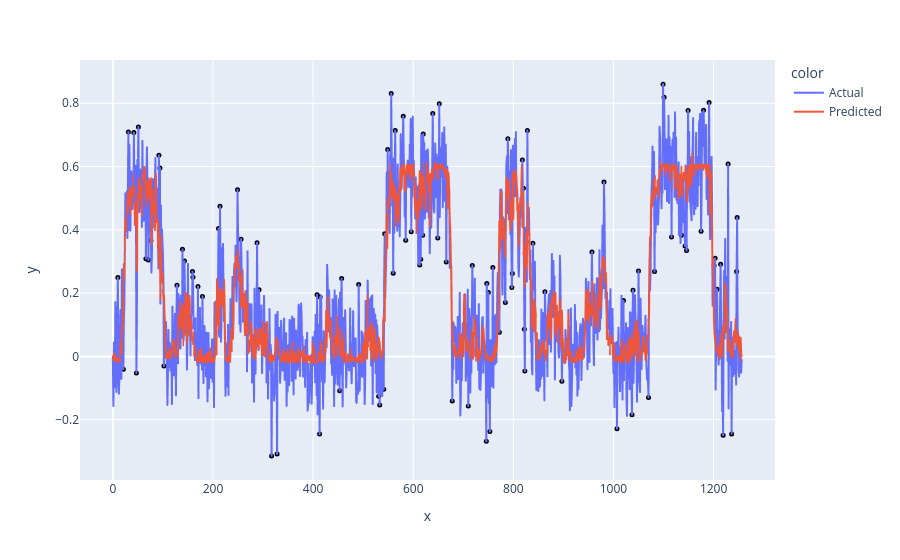

Here is the notebook cell this chart was saved with:
### Code cell
noise = get_noise(X_test, 0.1)
predicted_load_test_noise = model.predict(X_test + noise)
display_prediction(X_test + noise, predicted_load_test_noise, 4,  mean, std, 2)

### Figure 1 — Plotly figure (JSON) as saved in the notebook; plotly's stock layout.template omitted (floating-point values rounded to 4 significant figures; data arrays with more than 128 entries replaced by an {"elided": "..."} marker saying what was removed)
{"data": [{"hovertemplate": "color=Actual<br>x=%{x}<br>y=%{y}<extra></extra>", "legendgroup": "Actual", "line": {"color": "#636efa", "dash": "solid"}, "marker": {"symbol": "circle"}, "mode": "lines", "name": "Actual", "showlegend": true, "type": "scattergl", "x": {"elided": "1257 int values"}, "xaxis": "x", "y": {"elided": "1257 float values"}, "yaxis": "y"}, {"hovertemplate": "color=Predicted<br>x=%{x}<br>y=%{y}<extra></extra>", "legendgroup": "Predicted", "line": {"color": "#EF553B", "dash": "solid"}, "marker": {"symbol": "circle"}, "mode": "lines", "name": "Predicted", "showlegend": true, "type": "scattergl", "x": {"elided": "1257 int values"}, "xaxis": "x", "y": {"elided": "1257 float values"}, "yaxis": "y"}, {"hovertemplate": "x=%{x}<br>y=%{y}<extra></extra>", "legendgroup": "", "marker": {"color": "black", "size": 5, "symbol": "circle"}, "mode": "markers", "name": "", "orientation": "v", "showlegend": false, "type": "scatter", "x": [10, 21, 31, 42, 47, 51, 66, 71, 76, 92, 94, 102, 128, 139, 143, 159, 160, 170, 179, 211, 214, 249, 256, 288, 292, 317, 328, 408, 413, 414, 453, 457, 491, 531, 533, 541, 543, 549, 556, 560, 564, 580, 585, 596, 613, 615, 619, 620, 639, 649, 652, 666, 678, 710, 718, 746, 747, 750, 753, 759, 772, 784, 789, 797, 798, 818, 820, 822, 823, 828, 839, 863, 897, 957, 981, 1007, 1020, 1037, 1039, 1050, 1070, 1082, 1099, 1101, 1116, 1136, 1143, 1146, 1149, 1175, 1180, 1191, 1201, 1203, 1207, 1214, 1219, 1229, 1236, 1246, 1247], "xaxis": "x", "y": [0.2497, -0.04025, 0.7095, 0.7073, -0.05214, 0.725, 0.3086, 0.3044, 0.3654, 0.6355, 0.5951, -0.0305, 0.2253, 0.3384, 0.3012, 0.2685, 0.2505, 0.2211, 0.1897, 0.4043, 0.4747, 0.5264, 0.3705, 0.3594, 0.2105, -0.3142, -0.308, 0.1952, -0.2455, 0.1875, -0.1083, 0.2461, 0.227, -0.1254, -0.1533, -0.1041, 0.3875, 0.654, 0.8311, 0.2629, 0.7136, 0.7591, 0.367, 0.3941, 0.2893, 0.3074, 0.3826, 0.7029, 0.7679, 0.374, 0.7982, 0.2987, -0.1405, -0.1566, 0.2877, -0.2683, 0.2304, 0.2017, -0.2374, 0.2809, 0.07618, 0.1702, 0.6882, 0.2177, 0.2621, 0.6211, 0.5312, 0.08555, -0.04607, 0.714, 0.3575, 0.2047, -0.07867, 0.3297, 0.5509, -0.2282, 0.1765, -0.1841, 0.2095, 0.2704, -0.1294, 0.268, 0.8605, 0.8191, 0.3774, 0.3832, 0.3491, 0.3345, 0.7774, 0.3954, 0.7776, 0.8021, 0.287, 0.31, 0.2122, 0.2912, -0.2491, 0.6084, -0.2448, 0.2685, 0.4389], "yaxis": "y"}], "layout": {"legend": {"title": {"text": "color"}, "tracegroupgap": 0}, "margin": {"t": 60}, "xaxis": {"anchor": "y", "domain": [0, 1], "title": {"text": "x"}}, "yaxis": {"anchor": "x", "domain": [0, 1], "title": {"text": "y"}}}}
